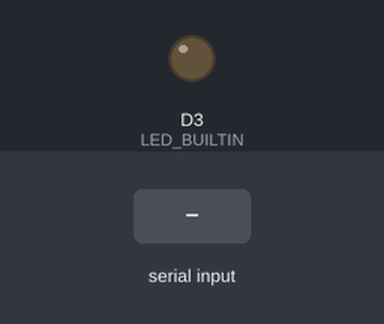
Simulated run of this program. Board: nRF52 board. On the bench: output pins drawn as LEDs (lit = HIGH). The test bench sets the inputs (shaded band). What the program prints to the serial monitor is not drawn.

Above: at 1.2 s.
1.3 s: "killerkoala_face\n" received over Serial
2.8 s: "1\n" received over Serial
At 5.5 s:
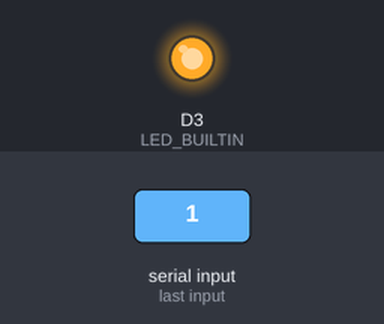
Timing chart, 0 to 11.5 s (numbered marks = the images above; inputs shaded):
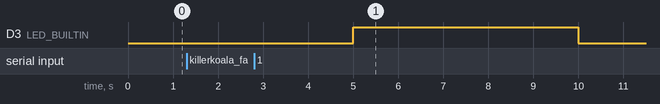

Measured:
- after the input at 1.3 s, every drawn part: stays the same

The program:

main.cpp
```cpp
#include <Arduino.h>
#include <ArduinoJson.h>

#ifndef LED_BUILTIN
#define LED_BUILTIN 35
#endif

static String inputLine;
static String currentState = "boot";
static String currentMessage = "killerkoala online";
static unsigned long faceUntilMs = 0;
static bool faceEnabled = true;
static bool ledOn = false;
static unsigned long lastHeartbeatMs = 0;

static void sendJson(const JsonDocument &doc) {
  serializeJson(doc, Serial);
  Serial.println();
}

static void sendAck(const char *state, bool ok = true) {
  StaticJsonDocument<384> doc;
  doc["type"] = "killerkoala_tft_ack";
  doc["device"] = "heltec-t114-color";
  doc["state"] = state;
  doc["active"] = ok;
  doc["gnss_enabled"] = true;
  doc["transport"] = "usb-cdc";
  sendJson(doc);
}

static void sendStatus() {
  StaticJsonDocument<448> doc;
  doc["type"] = "heltec_mouth_status";
  doc["device"] = "heltec-t114";
  doc["transport"] = "usb-cdc";
  doc["state"] = currentState;
  doc["message"] = currentMessage;
  doc["face_enabled"] = faceEnabled;
  doc["uptime_ms"] = millis();
  sendJson(doc);
}

static void sendGnssStatus() {
  StaticJsonDocument<384> doc;
  doc["type"] = "gnss_status";
  doc["device"] = "heltec-t114";
  doc["transport"] = "usb-cdc";
  doc["enabled"] = true;
  doc["note"] = "GNSS forwarding uses newline JSON when a receiver stream is attached to this profile.";
  sendJson(doc);
}

static void handleFace(JsonDocument &doc) {
  faceEnabled = doc["enabled"] | true;
  currentState = String((const char *)(doc["state"] | "listening"));
  currentMessage = String((const char *)(doc["message"] | ""));
  unsigned long duration = doc["duration_ms"] | 4500;
  faceUntilMs = millis() + duration;
  digitalWrite(LED_BUILTIN, faceEnabled ? HIGH : LOW);
  sendAck(currentState.c_str(), true);
}

static void handleLine(const String &line) {
  StaticJsonDocument<768> doc;
  DeserializationError err = deserializeJson(doc, line);
  if (err) {
    StaticJsonDocument<192> out;
    out["type"] = "error";
    out["device"] = "heltec-t114";
    out["error"] = "invalid_json";
    sendJson(out);
    return;
  }
  const char *type = doc["type"] | "";
  if (!strcmp(type, "killerkoala_face") || !strcmp(type, "ai_face")) {
    handleFace(doc);
  } else if (!strcmp(type, "gnss_status")) {
    sendGnssStatus();
  } else if (!strcmp(type, "status")) {
    sendStatus();
  } else {
    StaticJsonDocument<192> out;
    out["type"] = "error";
    out["device"] = "heltec-t114";
    out["error"] = "unknown_type";
    out["received"] = type;
    sendJson(out);
  }
}

void setup() {
  pinMode(LED_BUILTIN, OUTPUT);
  digitalWrite(LED_BUILTIN, LOW);
  Serial.begin(115200);
  unsigned long start = millis();
  while (!Serial && millis() - start < 3000) {
    delay(10);
  }
  sendStatus();
}

void loop() {
  while (Serial.available()) {
    char c = static_cast<char>(Serial.read());
    if (c == '\n' || c == '\r') {
      if (inputLine.length() > 0) {
        handleLine(inputLine);
        inputLine = "";
      }
    } else if (inputLine.length() < 700) {
      inputLine += c;
    }
  }

  if (faceEnabled && faceUntilMs > 0 && millis() > faceUntilMs) {
    faceUntilMs = 0;
    digitalWrite(LED_BUILTIN, LOW);
  }

  if (millis() - lastHeartbeatMs > 5000) {
    lastHeartbeatMs = millis();
    ledOn = !ledOn;
    if (!faceEnabled || faceUntilMs == 0) {
      digitalWrite(LED_BUILTIN, ledOn ? HIGH : LOW);
    }
  }
}
```
